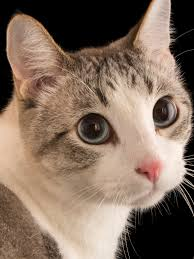
#> input picture Mision2/Unidad2_Vision_por_computadora/Lección_1_Arquitectura_y_tipos_de_capas_CNN/cat.jpg, 194 x 259 px, found by its file name
$ jupyter execute face-detection.ipynb
#> lines starting #> are read from the running program, lines starting #| are printed output that depends on the picture
###### 1. Importación de bibliotecas

[cell 1]
import cv2
import numpy as np

###### 2. Carga del clasificador de cascada

[cell 2]
faceClassif = cv2.CascadeClassifier('haarcascade_frontalcatface.xml')

######3. Carga de la imagen

[cell 3]
image = cv2.imread('/content/cat.jpg')
#> image is the input picture: shape (259, 194, 3); mean B, G, R 95.4, 110.6, 131.2
gray = cv2.cvtColor(image, cv2.COLOR_BGR2GRAY)
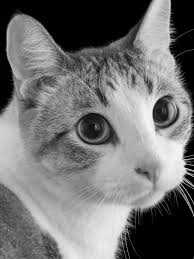
#> gray: shape (259, 194); min 0, max 249, mean 115

###### 4. Detección de rostros de gatos

[cell 4]
faces = faceClassif.detectMultiScale(gray,
                                     scaleFactor = 1.1,
                                     minNeighbors= 5,
                                     minSize = (30, 30),
                                     maxSize= (200,200))
#> faces = ()

print(faces)

###### 5. Dibujar rectángulos alrededor de los rostros detectados

[cell 5]
for (x, y, w, h) in faces:
  cv2.rectangle(image, (x, y), (x+w, y+h), (0,255,0), 2)
#> this loop made 0 passes
